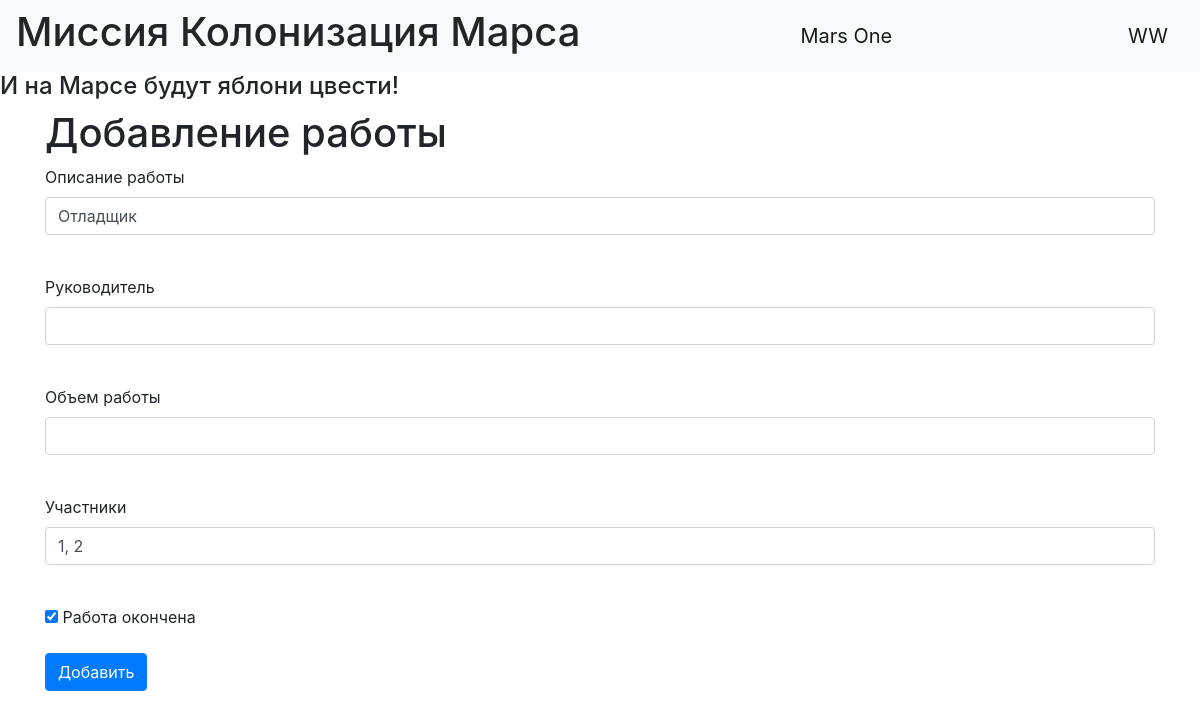
The page /jobs/7 (signed in) on the database as committed earlier.
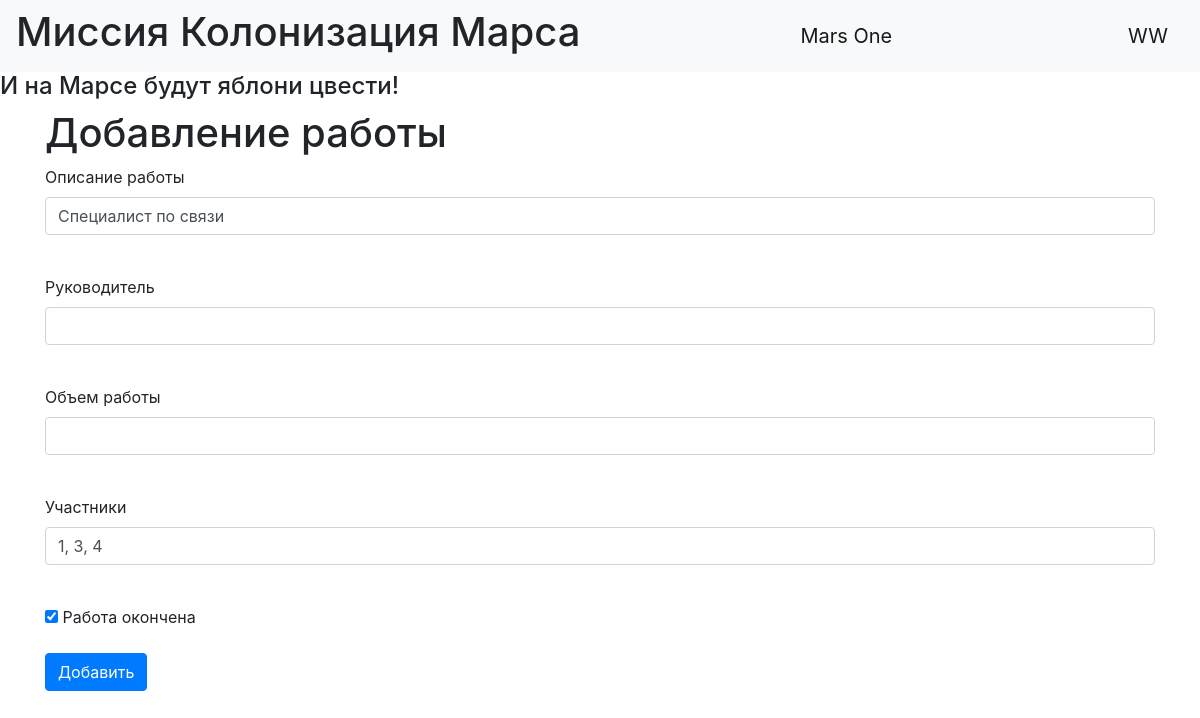
The same page on the database as committed later.
### data/jobs.py (models this page shows)
class Jobs(SqlAlchemyBase):
    __tablename__ = 'jobs'
    id = sqlalchemy.Column(sqlalchemy.Integer, primary_key=True, autoincrement=True)
    job = sqlalchemy.Column(sqlalchemy.String, nullable=True)
    work_size = sqlalchemy.Column(sqlalchemy.Integer, nullable=True, default=0)
    collaborators = sqlalchemy.Column(sqlalchemy.String, nullable=True)
    start_date = sqlalchemy.Column(sqlalchemy.DateTime, default=datetime.datetime.now)
    end_date = sqlalchemy.Column(sqlalchemy.DateTime, default=datetime.datetime.now)
    is_finished = sqlalchemy.Column(sqlalchemy.Boolean, default=True)
    team_leader = sqlalchemy.Column(sqlalchemy.Integer, sqlalchemy.ForeignKey("users.id"))
    user = orm.relationship('User')

### index.py (the view, shortened to what this page needs)
@app.route('/jobs/<int:id>', methods=['GET', 'POST'])
@login_required
def edit_news(id):
    form = RegisterJobForm()
    if request.method == "GET":
        db_sess = db_session.create_session()
        jobs = db_sess.query(Jobs).filter(Jobs.id == id, ((Jobs.user == current_user) |  (current_user.id == 1))).first()
        if jobs:
            form.job.data = jobs.job
            form.collaborators.data = jobs.collaborators
            form.is_finished.data = jobs.is_finished
        else:
            abort(404)
    return render_template('job.html', title='Редактирование работы', form=form)

### form/job.py
class RegisterJobForm(FlaskForm):
    job = StringField('Описание работы', validators=[DataRequired()])
    team_leader = IntegerField('Руководитель', validators=[DataRequired()])
    collaborators = StringField('Участники', validators=[DataRequired()])
    work_size = IntegerField('Объем работы', validators=[DataRequired()])
    is_finished = BooleanField('Pабота окончена', validators=[DataRequired()])
    submit = SubmitField('Добавить')

### data/db_session.py (called while the page is built)
def create_session() -> Session:
    global __factory
    return __factory()

### index.py (called while the page is built)
@login_manager.user_loader
def load_user(user_id):
    db_sess = db_session.create_session()
    return db_sess.query(User).get(user_id)

### templates/job.html (shortened to what this page needs)
{% extends "base.html" %}
{% block content %}
<h1>Добавление работы</h1>
<form action="" method="post">
    <p>
        {{ form.job.label }}<br>
        {{ form.job(class="form-control")}}<br>
    </p>
    <p>
        {{ form.team_leader.label }}<br>
        {{ form.team_leader(class="form-control") }}<br>
    </p>
    <p>
        {{ form.work_size.label }}<br>
        {{ form.work_size(class="form-control") }}<br>
    </p>
    <p>
        {{ form.collaborators.label }}<br>
        {{ form.collaborators(class="form-control") }}<br>
    </p>
    <p>{{ form.is_finished() }} {{ form.is_finished.label }}</p>
    <p>{{ form.submit(type="submit", class="btn btn-primary") }}</p>
</form>
{% endblock %}

Rows that differ between the two databases and show on the page:
changed Jobs: job "Отладщик" → "Специалист по связи"; collaborators "1, 2" → "1, 3, 4"
